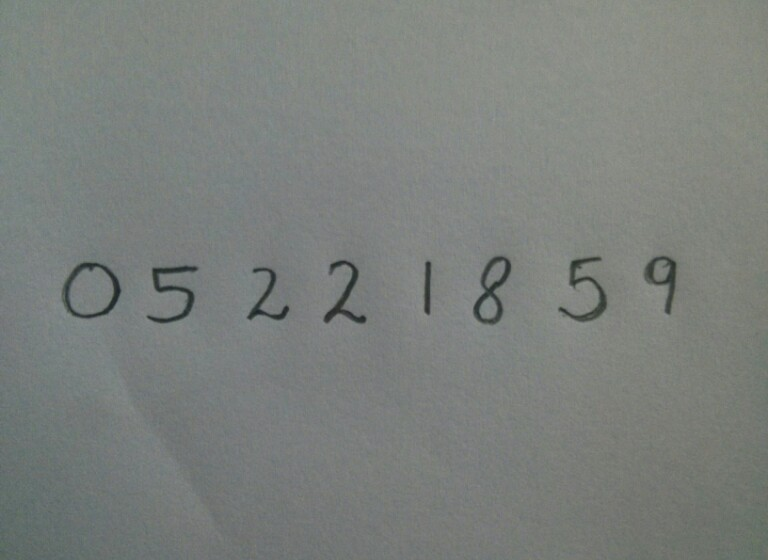
#> input picture image_detection_and_recognition/Image_recognition/digit data_set/photo_1.jpg, 768 x 560 px
$ python -i performRecognition.py   (imports and definitions only)
#> lines starting #> are read from the running program, lines starting #| are printed output that depends on the picture; after the words box and inside, x2 and y2 are one past the last pixel; in counts of white or black regions, pixels touching at a corner belong together
#!/usr/bin/python

# Import the modules
import cv2
from sklearn.externals import joblib
from skimage.feature import hog
import numpy as np


# [1 line not run here, left out]
# Get the path of the training set


class DigitRecognizer:

    def perform(self,image_path):

       # Read the input image
#> called with image_path = 'digit data_set/photo_1.jpg'
        im = cv2.imread(image_path)
#> im is the input picture: shape (560, 768, 3); mean B, G, R 123.9, 127.4, 123

        # Convert to grayscale and apply Gaussian filtering
        im_gray = cv2.cvtColor(im, cv2.COLOR_BGR2GRAY)
        im_gray = cv2.GaussianBlur(im_gray, (5, 5), 0)

        # Threshold the image
        ret, im_th = cv2.threshold(im_gray, 90, 255, cv2.THRESH_BINARY_INV)
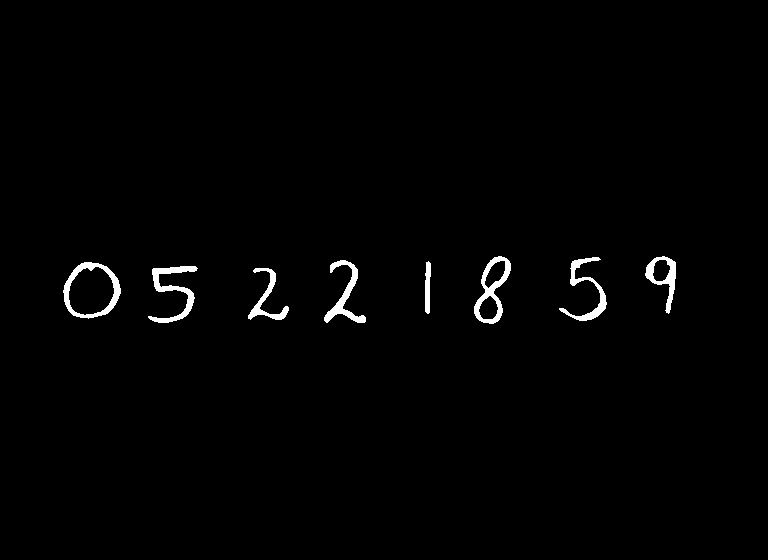
#> im_th: shape (560, 768); 1.2% white; 8 white regions


        # Find contours in the image
        ctrs, hier = cv2.findContours(im_th.copy(), cv2.RETR_EXTERNAL, cv2.CHAIN_APPROX_SIMPLE)
#> ctrs = 8 contours; box (x1, y1, x2, y2) and area: (63, 262, 121, 319) 2436, (474, 256, 511, 324) 1370, (645, 256, 676, 314) 795, (148, 266, 198, 323) 694, (324, 260, 366, 323) 620, (559, 257, 607, 321) 573, (248, 268, 289, 320) 444, (425, 261, 431, 314) 202


        # Get rectangles contains each contour
        rects = [cv2.boundingRect(ctr) for ctr in ctrs]
#> rects = [(248, 268, 41, 52), (148, 266, 50, 57), (63, 262, 58, 57), (425, 261, 6, 53), (324, 260, 42, 63), (559, 257, 48, 64), (645, 256, 31, 58), (474, 256, 37, 68)]
        recognize_digit = []

        # For each rectangular region, calculate HOG features and predict
        # the digit using Linear SVM.
        for rect in rects:
            # Draw the rectangles
            cv2.rectangle(im, (rect[0], rect[1]), (rect[0] + rect[2], rect[1] + rect[3]), (0, 255, 0), 3)
            # Make the rectangular region around the digit
            leng = int(rect[3] * 1.6)
            pt1 = int(rect[1] + rect[3] // 2 - leng // 2)
            pt2 = int(rect[0] + rect[2] // 2 - leng // 2)
            roi = im_th[pt1:pt1+leng, pt2:pt2+leng]
            # Resize the image
            roi = cv2.resize(roi, (28, 28), interpolation=cv2.INTER_AREA)
            roi = cv2.dilate(roi, (3, 3))
            # Calculate the HOG features
            roi_hog_fd = hog(roi, orientations=9, pixels_per_cell=(14, 14), cells_per_block=(1, 1), visualise=False)
            roi_hog_fd = pp.transform(np.array([roi_hog_fd], 'float64'))

            nbr = clf.predict(roi_hog_fd)
            recognize_digit.append(nbr)
#> this loop made 1 pass
#> (rect, leng, pt1, pt2) on pass 1: ((248, 268, 41, 52), 83, 253, 227)
#> pass 1, in perform, `roi = im_th[pt1:pt1+leng, pt2:pt2+leng]`:
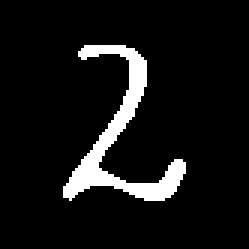
#> roi: shape (83, 83) (shown 3 times larger); 7.9% white; 1 white region, box (x1, y1, x2, y2) and area: (21, 15, 62, 67) 543
#> pass 1, in perform, `roi = cv2.resize(roi, (28, 28), interpolation=cv2.INTER_AREA)`:
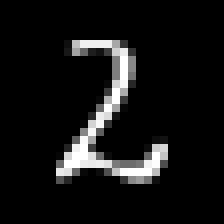
#> roi: shape (28, 28) (shown 8 times larger); min 0, max 255, mean 20.1
#> pass 1, in perform, `roi = cv2.dilate(roi, (3, 3))`:
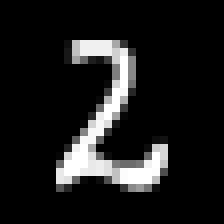
#> roi: shape (28, 28) (shown 8 times larger); min 0, max 255, mean 27.7
#> after the loop:
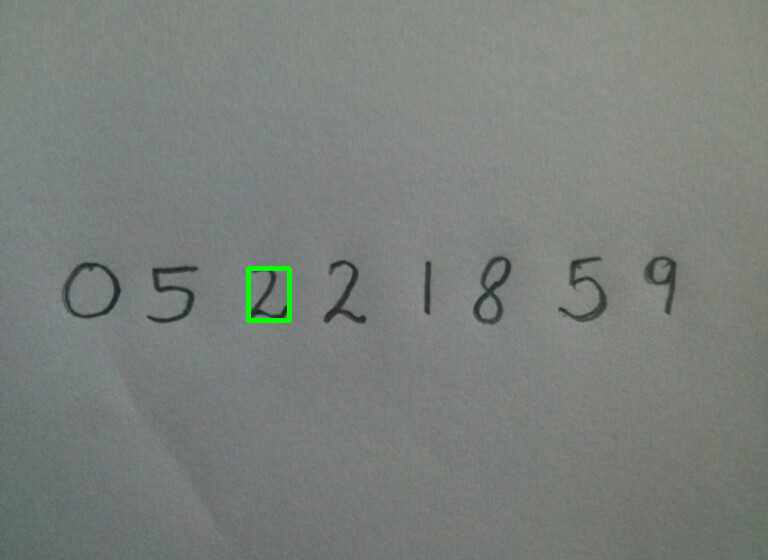
#> im: shape (560, 768, 3); 0.21% of pixels changed, all inside (x1, y1, x2, y2) = (246, 266, 292, 323)
#> after the loop, recognize_digit = []
        # [5 lines of commented-out code are left out]
        return recognize_digit


# [14 lines of commented-out code are left out]

#> (the run stopped early here; a loop or call above may not have finished)

$ run again, on image_detection_and_recognition/Image_recognition/digit data_set/photo_2.jpg
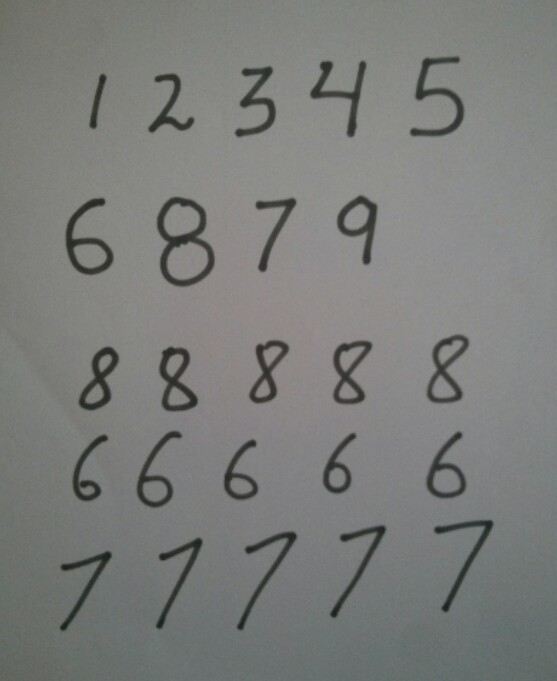
#> input picture image_detection_and_recognition/Image_recognition/digit data_set/photo_2.jpg, 557 x 681 px
#> in perform, im is the input picture: shape (681, 557, 3); mean B, G, R 122.1, 124.5, 123.1
#> in perform, `ret, im_th = cv2.threshold(im_gray, 90, 255, cv2.THRESH_BINARY_INV)`:
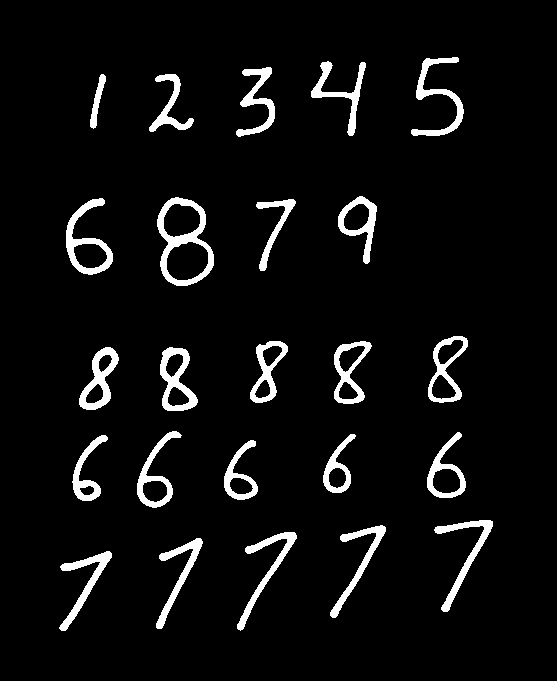
#> im_th: shape (681, 557); 5.7% white; 24 white regions
#> ctrs = 24 contours; largest, box (x1, y1, x2, y2) and area: (157, 197, 214, 286) 3632, (66, 198, 113, 275) 1645, (160, 347, 198, 411) 1524, (428, 336, 468, 403) 1496, (334, 341, 372, 404) 1391
#> rects = 24 items, first 6: (59, 551, 53, 80), (156, 538, 47, 91), (237, 532, 60, 99), (330, 525, 56, 93), (434, 520, 59, 92), (224, 440, 34, 60)
#> the loop in perform, `for rect in rects:` made 1 pass
#> (rect, leng, pt1, pt2) on pass 1: ((59, 551, 53, 80), 128, 527, 21)
#> after the loop in perform, `for rect in rects:`:
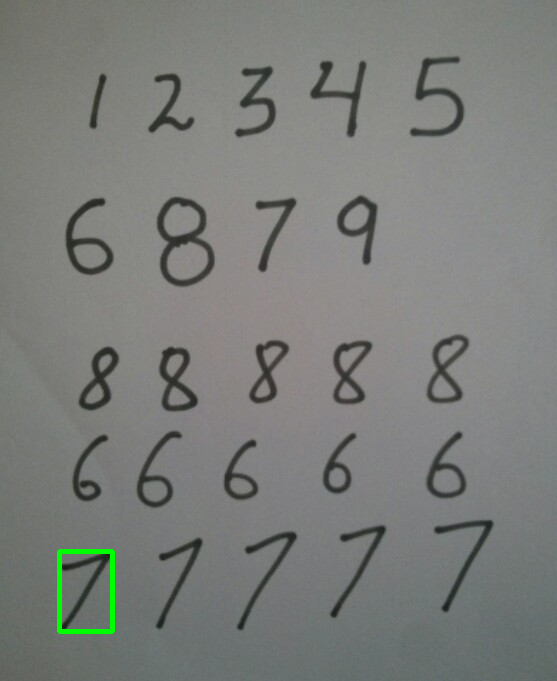
#> im: shape (681, 557, 3); 0.35% of pixels changed, all inside (x1, y1, x2, y2) = (57, 549, 115, 634)
#> after the loop in perform, `for rect in rects:`: recognize_digit = []
